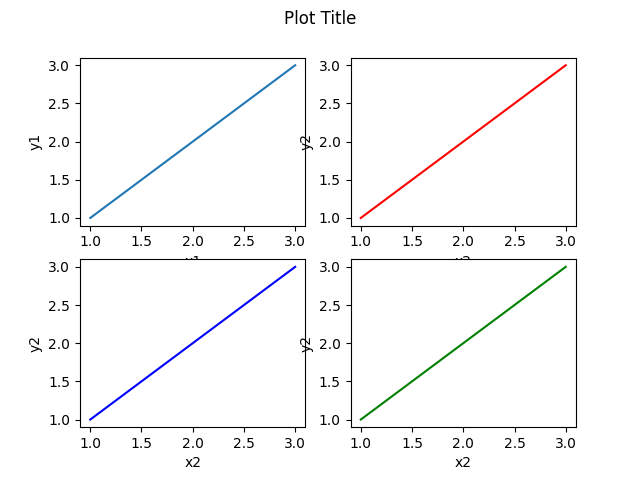

This figure's Python source:
import matplotlib.pyplot as plt
import numpy as np

x = [1,2,3]
y = [1,2,3]

fig = plt.figure()
fig.suptitle('Plot Title')

# plt.subplot(nrow, ncol, index, **kwargs)
plt.subplot(2,2,1)
plt.plot(x,y)
plt.xlabel('x1')
plt.ylabel('y1')

plt.subplot(2,2,2)
plt.plot(x,y, color='red')
plt.xlabel('x2')
plt.ylabel('y2')

plt.subplot(2,2,3)
plt.plot(x,y, color='blue')
plt.xlabel('x2')
plt.ylabel('y2')

plt.subplot(2,2,4)
plt.plot(x,y, color='green')
plt.xlabel('x2')
plt.ylabel('y2')


plt.show()
